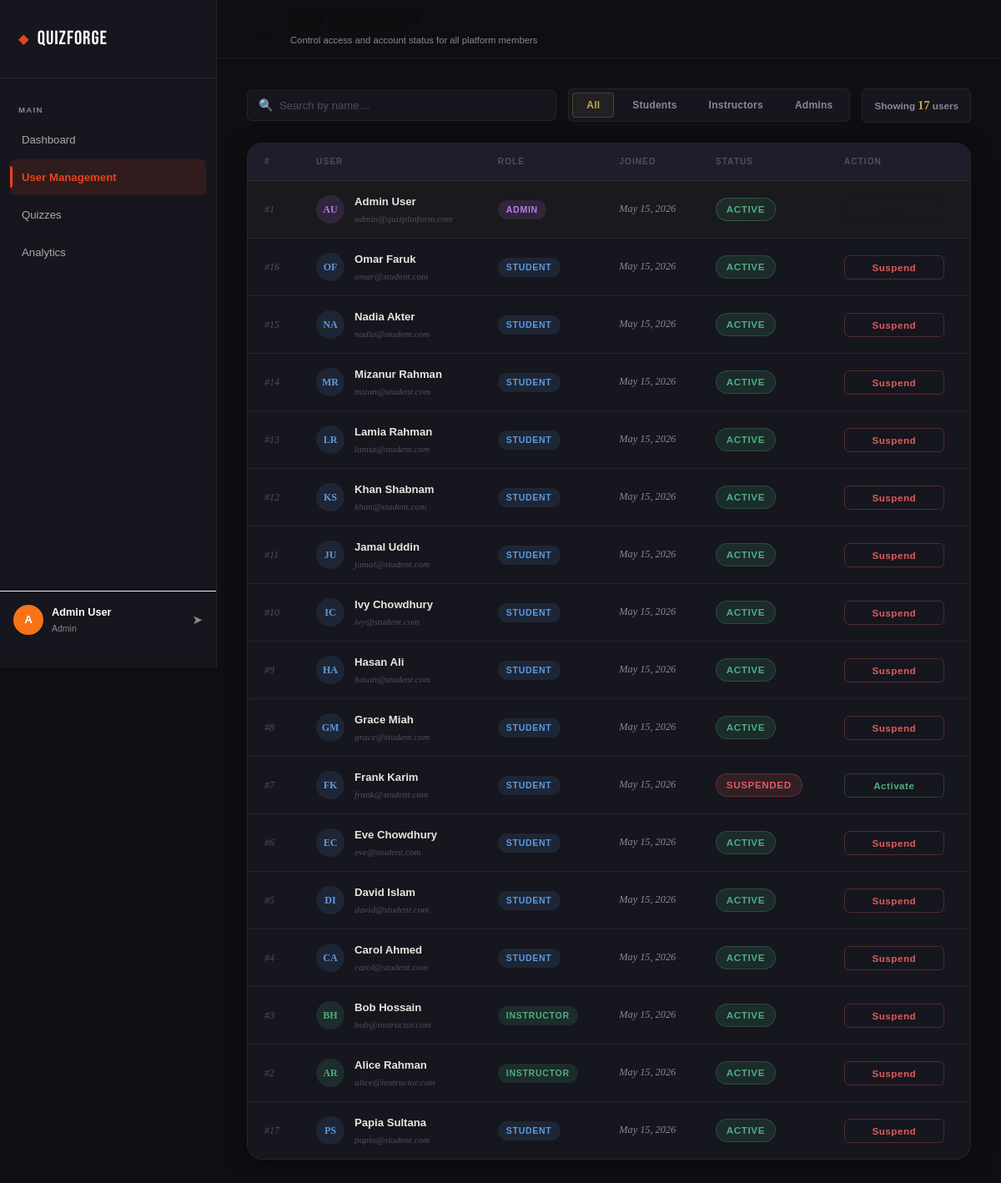
Screenshot of /view/admin/adminManageUser.php (signed in) with the database file from the repository.
### tables this page shows
CREATE TABLE users (
    id            INT UNSIGNED  AUTO_INCREMENT PRIMARY KEY,
    name          VARCHAR(100)  NOT NULL,
    email         VARCHAR(150)  NOT NULL UNIQUE,
    password_hash VARCHAR(255)  NOT NULL,
    role          ENUM('student','instructor','admin')
                                NOT NULL DEFAULT 'student',
    is_active     TINYINT(1)    NOT NULL DEFAULT 1,
    created_at    TIMESTAMP     NOT NULL DEFAULT CURRENT_TIMESTAMP
);

### controller/adminManageUserController.php (called while the page is built, shortened)
<?php
require_once __DIR__ . "/../model/adminManageUserModel.php";
require_once __DIR__ . "/adminManageUserValidation.php";
$admin_name = $_SESSION["user_name"] ?? "Admin";
$role_filter = validateRoleFilter($_GET["role"] ?? null);
$search_q = validateSearchQuery($_GET["search"] ?? null);
$users = getAllManagedUsers($role_filter, $search_q);

### controller/adminManageUserValidation.php (called while the page is built, shortened)
<?php
function validateSearchQuery($value){
    if (!isset($value) || trim($value) === "") return null;
    $clean = strip_tags(trim((string) $value));
    return mb_substr($clean, 0, 100);
}

### model/adminManageUserModel.php (called while the page is built, shortened)
<?php
function getAllManagedUsers($role_filter = null, $search = null){
    $conn = get_database_connection();
    $sql = "SELECT id, name, email, role, is_active, created_at FROM users";
    $types  = "";
    $sql .= " ORDER BY created_at DESC";
    $stmt = $conn->prepare($sql);
    $stmt->execute();
    $result = $stmt->get_result();
    $users = [];
    while ($row = $result->fetch_assoc()) {
        $users[] = $row;
    }
    return $users;
}

### view/admin/adminManageUser.php (the view, shortened to what this page needs)
<?php
include_once __DIR__ . '/../../controller/adminManageUserController.php';
function initials($name) {
    $parts = explode(' ', trim($name));
    $init = strtoupper(substr($parts[0], 0, 1));
    if (count($parts) > 1) {
        $init .= strtoupper(substr(end($parts), 0, 1));
    }
    return $init;
}
function formatDate($datetime) {
    return date('M j, Y', strtotime($datetime));
}
?>
<!DOCTYPE html>
<html>
<head>
    <link rel="stylesheet" href="../style/adminDashboard.css">
    <link rel="stylesheet" href="../style/adminManageUser.css">
</head>
<body>
    <aside class="sidebar" id="sidebar">
        <div class="sidebar__logo">
            <span class="sidebar__logo-icon">&#9670;</span>
            <span class="sidebar__logo-text">QuizForge</span>
        </div>
        <nav class="sidebar__nav">
            <p class="sidebar__nav-label">Main</p>
            <a href="dashboard.php" class="sidebar__nav-item">Dashboard</a>
            <a href="adminManageUser.php" class="sidebar__nav-item sidebar__nav-item--active">User Management</a>
            <a href="#" class="sidebar__nav-item">Quizzes</a>
            <a href="../admin/analyticsAdmin.php" class="sidebar__nav-item">Analytics</a>
        </nav>
        <div class="sidebar__profile">
            <div class="sidebar__avatar"><?= htmlspecialchars(substr($admin_name, 0, 1)) ?></div>
            <div class="sidebar__profile-info">
                <p class="sidebar__profile-name"><?= htmlspecialchars($admin_name) ?></p>
                <p class="sidebar__profile-role">Admin</p>
            </div>
            <a href="../auth/login.php" class="sidebar__logout" title="Logout">&#10148;</a>
        </div>
    </aside>
    <main class="main" id="main-content">
        <header class="topbar">
            <button class="topbar__hamburger" id="btn-hamburger" aria-label="Toggle sidebar">
                <span></span><span></span><span></span>
            </button>
            <div class="topbar__heading">
                <h1 class="topbar__title">User Management</h1>
                <p class="topbar__subtitle">Control access and account status for all platform members</p>
            </div>
        </header>
        <div class="content">
            <div class="toolbar">
                <div class="search-wrap">
                    <span class="search-icon">&#128269;</span>
                    <input type="text" id="userSearch" class="search-input" placeholder="Search by name…" autocomplete="off" value="<?= htmlspecialchars($search_q ?? '') ?>">
                </div>
                <div class="filter-tabs">
                    <button class="filter-tab <?= ($role_filter === null) ? 'active' : '' ?>" data-role="all">All</button>
                    <button class="filter-tab <?= ($role_filter === 'student')    ? 'active' : '' ?>" data-role="student">Students</button>
                    <button class="filter-tab <?= ($role_filter === 'instructor') ? 'active' : '' ?>" data-role="instructor">Instructors</button>
                    <button class="filter-tab <?= ($role_filter === 'admin')      ? 'active' : '' ?>" data-role="admin">Admins</button>
                </div>
                <div class="user-count" id="userCount">
                </div>
            </div>
            <div class="table-card">
                <table>
                    <thead>
                        <tr>
                            <th>#</th>
                            <th>User</th>
                            <th>Role</th>
                            <th>Joined</th>
                            <th>Status</th>
                            <th>Action</th>
                        </tr>
                    </thead>
                    <tbody id="userTableBody">
                        <?php if (!empty($users)): ?>
                            <?php foreach ($users as $user): ?>
                                <?php
                                $is_active = (int)$user['is_active'];
                                $role = $user['role'];
                                $initials = initials($user['name']);
                                ?>
                                <tr data-user-id="<?= $user['id'] ?>" data-name="<?= strtolower(htmlspecialchars($user['name'])) ?>" data-role="<?= htmlspecialchars($role) ?>" data-active="<?= $is_active ?>">
                                    <td class="td-id">#<?= $user['id'] ?></td>
                                    <td>
                                        <div class="td-name-wrap">
                                            <div class="row-avatar <?= htmlspecialchars($role) ?>"><?= htmlspecialchars($initials) ?></div>
                                            <div>
                                                <div class="td-name"><?= htmlspecialchars($user['name']) ?></div>
                                                <div class="td-email"><?= htmlspecialchars($user['email']) ?></div>
                                            </div>
                                        </div>
                                    </td>
                                    <td><span class="badge-role <?= htmlspecialchars($role) ?>"><?= ucfirst($role) ?></span></td>
                                    <td class="td-date"><?= formatDate($user['created_at']) ?></td>
                                    <td>
                                        <?php if ($role !== 'admin'): ?>
                                            <span class="status-indicator <?= $is_active ? 'active-status' : 'suspended-status' ?>">
                                                <?= $is_active ? 'Active' : 'Suspended' ?>
                                            </span>
                                        <?php else: ?>
                                            <span class="status-indicator admin-status">
                                                Active
                                            </span>
                                        <?php endif; ?>
                                    </td>
                                    <td>
                                        <?php if ($role !== 'admin'): ?>
                                            <button class="btn-toggle <?= $is_active ? 'can-suspend' : 'can-activate' ?>" data-user-id="<?= $user['id'] ?>" data-current-state="<?= $is_active ?>">
                                                <?= $is_active ? 'Suspend' : 'Activate' ?>
                                            </button>
                                        <?php else: ?>
                                            <button class="btn-toggle disabled" disabled style="opacity: 0.5; cursor: not-allowed;">
                                            </button>
                                        <?php endif; ?>
                                    </td>
                                </tr>
                            <?php endforeach; ?>
                        <?php endif; ?>
                    </tbody>
                </table>
            </div>
        </div>
    </main>
</body>
</html>

### view/style/adminDashboard.css (style rules this page uses)
:root { --black: #0d0d0d; --black-2: #161616; --black-3: #1e1e1e; --off-white: #f0ede8; --white: #ffffff; --orange: #E8431A; --orange-dark: #bf3514; --orange-light: #ff6b45; --orange-ghost: rgba(232, 67, 26, 0.12); --grey-1: #2a2a2a; --grey-2: #3d3d3d; --grey-text: #8a8a8a; --green: #2ecc71; --yellow: #f1c40f; --blue: #3498db; --sidebar-w: 260px; --sidebar-w-col: 72px; --topbar-h: 70px; --font-display: 'Bebas Neue', sans-serif; --font-body: 'DM Sans', sans-serif; --radius-sm: 6px; --radius-md: 12px; --radius-lg: 18px; --shadow-card: 0 4px 24px rgba(0,0,0,0.18); --shadow-hover: 0 8px 36px rgba(232,67,26,0.22); --transition: 0.25s cubic-bezier(0.4, 0, 0.2, 1); }
*, *::before, *::after { box-sizing: border-box; margin: 0; padding: 0; }
html { font-size: 16px; scroll-behavior: smooth; }
body { font-family: var(--font-body); background: var(--off-white); color: var(--black); display: flex; min-height: 100vh; overflow-x: hidden; }
a { text-decoration: none; color: inherit; }
button { cursor: pointer; border: none; background: none; font-family: inherit; }
.sidebar { position: fixed; top: 0; left: 0; width: var(--sidebar-w); height: 100vh; background: var(--black); display: flex; flex-direction: column; padding: 28px 0 20px; z-index: 100; transition: width var(--transition); overflow: hidden; }
.sidebar__logo { display: flex; align-items: center; gap: 10px; padding: 0 22px 28px; border-bottom: 1px solid var(--grey-1); white-space: nowrap; }
.sidebar__logo-icon { color: var(--orange); font-size: 1.1rem; flex-shrink: 0; }
.sidebar__logo-text { font-family: var(--font-display); font-size: 1.55rem; letter-spacing: 0.04em; color: var(--white); }
.sidebar__nav { flex: 1; padding: 20px 12px; overflow-y: auto; overflow-x: hidden; }
.sidebar__nav-label { font-size: 0.65rem; font-weight: 600; letter-spacing: 0.12em; text-transform: uppercase; color: var(--grey-text); padding: 10px 10px 6px; white-space: nowrap; }
.sidebar__nav-item { display: flex; align-items: center; gap: 12px; padding: 11px 14px; border-radius: var(--radius-sm); color: #aaa; font-size: 0.88rem; font-weight: 500; transition: background var(--transition), color var(--transition); white-space: nowrap; position: relative; margin-bottom: 2px; }
.sidebar__nav-item--active { background: var(--orange-ghost); color: var(--orange); font-weight: 600; }
.sidebar__nav-item--active::before { content: ''; position: absolute; left: 0; top: 50%; transform: translateY(-50%); width: 3px; height: 60%; background: var(--orange); border-radius: 0 3px 3px 0; }
.sidebar__profile { display: flex; align-items: center; gap: 10px; padding: 14px 16px; border-top: 1px solid var(--grey-1); margin: 0 0 0 0; overflow: hidden; }
.sidebar__avatar { width: 36px; height: 36px; border-radius: 50%; background: var(--orange); color: var(--white); display: flex; align-items: center; justify-content: center; font-weight: 700; font-size: 0.9rem; flex-shrink: 0; }
.sidebar__profile-info { flex: 1; overflow: hidden; }
.sidebar__profile-name { font-size: 0.85rem; font-weight: 600; color: var(--white); white-space: nowrap; overflow: hidden; text-overflow: ellipsis; }
.sidebar__profile-role { font-size: 0.7rem; color: var(--grey-text); margin-top: 1px; }
.sidebar__logout { color: var(--grey-text); font-size: 1rem; transition: color var(--transition); flex-shrink: 0; }
.main { margin-left: var(--sidebar-w); flex: 1; min-height: 100vh; display: flex; flex-direction: column; transition: margin-left var(--transition); padding: 0 0 48px; }
.topbar { position: sticky; top: 0; z-index: 90; height: var(--topbar-h); background: var(--off-white); border-bottom: 1px solid rgba(0,0,0,0.08); display: flex; align-items: center; gap: 18px; padding: 0 32px; }
.topbar__hamburger { display: flex; flex-direction: column; gap: 5px; padding: 6px; border-radius: var(--radius-sm); transition: background var(--transition); }
.topbar__hamburger span { display: block; width: 22px; height: 2px; background: var(--black); border-radius: 2px; transition: var(--transition); }
.topbar__heading { flex: 1; }
.topbar__title { font-family: var(--font-display); font-size: 1.6rem; letter-spacing: 0.04em; line-height: 1; color: var(--black); }
.topbar__subtitle { font-size: 0.75rem; color: var(--grey-text); margin-top: 2px; }

### rows the page displays
users: id "1", name "AU", name "Admin User", email "admin@quizplatform.com", role "ADMIN", created_at "May 15, 2026", shows "ACTIVE"
users: id "16", name "OF", name "Omar Faruk", email "omar@student.com", role "STUDENT", created_at "May 15, 2026", is_active "ACTIVE"
users: id "15", name "NA", name "Nadia Akter", email "nadia@student.com", role "STUDENT", created_at "May 15, 2026", is_active "ACTIVE"
users: id "14", name "MR", name "Mizanur Rahman", email "mizan@student.com", role "STUDENT", created_at "May 15, 2026", is_active "ACTIVE"
users: id "13", name "LR", name "Lamia Rahman", email "lamia@student.com", role "STUDENT", created_at "May 15, 2026", is_active "ACTIVE"
users: id "12", name "KS", name "Khan Shabnam", email "khan@student.com", role "STUDENT", created_at "May 15, 2026", is_active "ACTIVE"
users: id "11", name "JU", name "Jamal Uddin", email "jamal@student.com", role "STUDENT", created_at "May 15, 2026", is_active "ACTIVE"
users: id "10", name "IC", name "Ivy Chowdhury", email "ivy@student.com", role "STUDENT", created_at "May 15, 2026", is_active "ACTIVE"
users: id "9", name "HA", name "Hasan Ali", email "hasan@student.com", role "STUDENT", created_at "May 15, 2026", is_active "ACTIVE"
users: id "8", name "GM", name "Grace Miah", email "grace@student.com", role "STUDENT", created_at "May 15, 2026", is_active "ACTIVE"
users: id "7", name "FK", name "Frank Karim", email "frank@student.com", role "STUDENT", created_at "May 15, 2026", is_active "SUSPENDED"
users: id "6", name "EC", name "Eve Chowdhury", email "eve@student.com", role "STUDENT", created_at "May 15, 2026", is_active "ACTIVE"
users: id "5", name "DI", name "David Islam", email "david@student.com", role "STUDENT", created_at "May 15, 2026", is_active "ACTIVE"
users: id "4", name "CA", name "Carol Ahmed", email "carol@student.com", role "STUDENT", created_at "May 15, 2026", is_active "ACTIVE"
users: id "3", name "BH", name "Bob Hossain", email "bob@instructor.com", role "INSTRUCTOR", created_at "May 15, 2026", is_active "ACTIVE"
users: id "2", name "AR", name "Alice Rahman", email "alice@instructor.com", role "INSTRUCTOR", created_at "May 15, 2026", is_active "ACTIVE"
users: id "17", name "PS", name "Papia Sultana", email "papia@student.com", role "STUDENT", created_at "May 15, 2026", is_active "ACTIVE"

### other values shown
substr($admin_name, 0, 1) "A"
$admin_name "Admin User"
